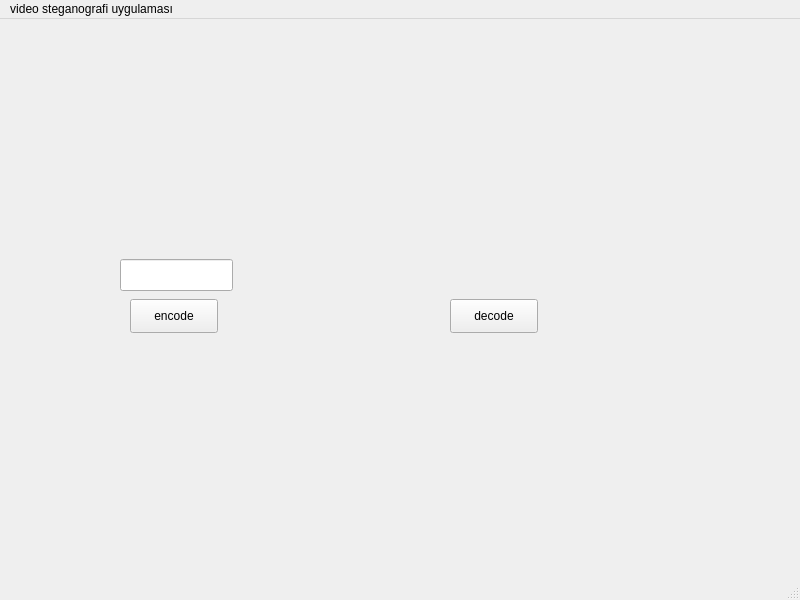
<?xml version="1.0" encoding="UTF-8"?>
<ui version="4.0">
 <class>MainWindow</class>
 <widget class="QMainWindow" name="MainWindow">
  <property name="geometry">
   <rect>
    <x>0</x>
    <y>0</y>
    <width>800</width>
    <height>600</height>
   </rect>
  </property>
  <property name="windowTitle">
   <string>MainWindow</string>
  </property>
  <widget class="QWidget" name="centralwidget">
   <widget class="QLineEdit" name="stegoText">
    <property name="geometry">
     <rect>
      <x>120</x>
      <y>240</y>
      <width>113</width>
      <height>32</height>
     </rect>
    </property>
   </widget>
   <widget class="QPushButton" name="encodeBtn">
    <property name="geometry">
     <rect>
      <x>130</x>
      <y>280</y>
      <width>88</width>
      <height>34</height>
     </rect>
    </property>
    <property name="text">
     <string>encode</string>
    </property>
   </widget>
   <widget class="QPushButton" name="pushButton_2">
    <property name="geometry">
     <rect>
      <x>450</x>
      <y>280</y>
      <width>88</width>
      <height>34</height>
     </rect>
    </property>
    <property name="text">
     <string>decode</string>
    </property>
   </widget>
  </widget>
  <widget class="QMenuBar" name="menubar">
   <property name="geometry">
    <rect>
     <x>0</x>
     <y>0</y>
     <width>800</width>
     <height>30</height>
    </rect>
   </property>
   <widget class="QMenu" name="menuvideo_steganografi_uygulamas">
    <property name="title">
     <string>video steganografi uygulaması</string>
    </property>
   </widget>
   <addaction name="menuvideo_steganografi_uygulamas"/>
  </widget>
  <widget class="QStatusBar" name="statusbar"/>
 </widget>
 <resources/>
 <connections/>
</ui>
